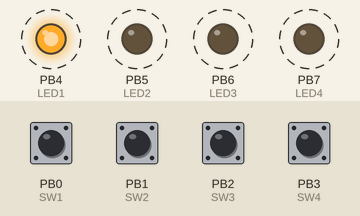
Recording of a program running on a simulated ATmega164P, CodeVisionAVR source translated, built with avr-gcc and emulated at 20 MHz. Parts: output pins drawn as LEDs (lit = HIGH). Dashed ring = blinking. The inputs (shaded band) are chosen by the test bench; at power-on: PB0 (SW1), PB1 (SW2), PB2 (SW3), PB3 (SW4) HIGH. Random numbers use the default seed unless the program sets one.

Above: at 3.27 s.
3.3 s: PB0 (SW1) pulled LOW for 3.2 s
At 4.4 s:
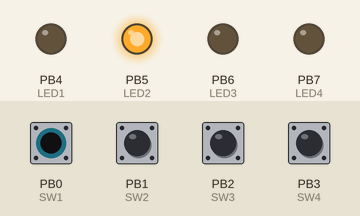
8.0 s: PB0 (SW1) pulled LOW for 1 s
At 10.2 s:
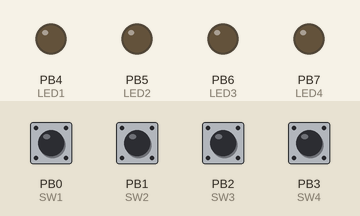
Timing chart, 0 to 11.7 s (numbered marks = the images above; inputs shaded):
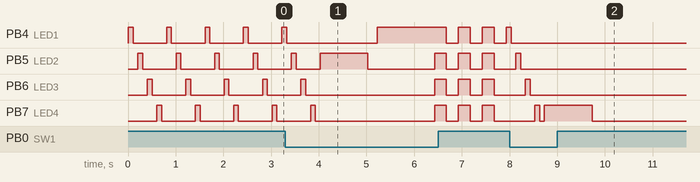

The program:

main.c
```c
// (licence header left out)
// I/O Registers definitions
#include <mega164a.h>
#include <delay.h>
#include <stdlib.h>

#define DATA_REGISTER_EMPTY (1<<UDRE0)
#define RX_COMPLETE (1<<RXC0)
#define FRAMING_ERROR (1<<FE0)
#define PARITY_ERROR (1<<UPE0)
#define DATA_OVERRUN (1<<DOR0)

#define LED1 PORTB.4
#define LED2 PORTB.5
#define LED3 PORTB.6
#define LED4 PORTB.7

#define SW1 PINB.0
#define SW2 PINB.1
#define SW3 PINB.2
#define SW4 PINB.3
#define MAX_LEVEL 100

// Write a character to the USART1 Transmitter
#pragma used+
void putchar1(char c)
{
while ((UCSR1A & DATA_REGISTER_EMPTY)==0);
UDR1=c;
}
#pragma used-

// Declare your global variables here

int Current_Level[MAX_LEVEL];
int Sequence_Input[MAX_LEVEL];
int level = 1;
int Sequence_Step_Delay = 1000;

void All_LED_Off()
{
    LED1=0;
    LED2=0;
    LED3=0;
    LED4=0;
}

void All_LED_On()
{
    LED1=1;
    LED2=1;
    LED3=1;
    LED4=1;
}

void generate_Current_Level()
{

  unsigned int i;
  for ( i = 0; i < MAX_LEVEL; i++)
    Current_Level[i] = rand() % 4;


}

void show_Current_Level()
{
 unsigned int i;
 All_LED_Off();

  for ( i = 0; i < level; i++)
  {
   switch(Current_Level[i])
   {
        case 0:
                 LED1=1;
                 delay_ms(Sequence_Step_Delay);
                 LED1=0;
                 delay_ms(200);
        break;
        case 1:
                LED2=1;
                delay_ms(Sequence_Step_Delay);
                LED2=0;
                delay_ms(200);
        break;
        case 2:
               LED3=1;
               delay_ms(Sequence_Step_Delay);
               LED3=0;
               delay_ms(200);
        break;
        case 3:
               LED4=1;
               delay_ms(Sequence_Step_Delay);
               LED4=0;
               delay_ms(200);
        break;
   }

  }
}

void right_Current_Level() {
  All_LED_Off();
  delay_ms(250);

  All_LED_On();
  delay_ms(500);

  All_LED_Off();
  delay_ms(500);

  if (level < MAX_LEVEL) {
    level++;
  }
  Sequence_Step_Delay -= 50; //increases difficulty
}

void wrong_Current_Level()
{
  unsigned int i;
  for ( i = 0; i < 3; i++)
  {
    All_LED_On();
    delay_ms(250);
    All_LED_Off();
    delay_ms(250);
  }

  level = 1;
  Sequence_Step_Delay = 1000;
}

void get_Current_Level()
{
  int flag = 0; //flag correct Current_Level
  unsigned int i;

  for (i = 0; i < level; i++)
  {
    flag = 0;

    while (flag == 0)
    {

      if (!SW1)
      {
        LED1=1;
        delay_ms(Sequence_Step_Delay);
        Sequence_Input[i] = 0;
        flag = 1;
        delay_ms(200);

        if (Sequence_Input[i] != Current_Level[i]) {
          wrong_Current_Level();
          return;
        }
        LED1=0;
      }

      if (!SW2)
       {
        LED2=1;
        delay_ms(Sequence_Step_Delay);
        Sequence_Input[i] = 1;
        flag = 1;
        delay_ms(200);

        if (Sequence_Input[i] != Current_Level[i]) {
          wrong_Current_Level();
          return;
        }
        LED2=0;
      }

      if (!SW3)
      {
        LED3=1;
        delay_ms(Sequence_Step_Delay);
        Sequence_Input[i] = 2;
        flag = 1;
        delay_ms(200);

        if (Sequence_Input[i] != Current_Level[i]) {
          wrong_Current_Level();
          return;
        }
        LED3=0;
      }

      if (!SW4) {
        LED4=1;
        delay_ms(Sequence_Step_Delay);
        Sequence_Input[i] = 3;
        flag = 1;
        delay_ms(200);

        if (Sequence_Input[i] != Current_Level[i]) {
          wrong_Current_Level();
          return;
        }
        LED4=0;
      }
    }
  }
  if(i==MAX_LEVEL)
  {
    for(i=0;i<10;i++)
    {
        All_LED_Off();
        delay_ms(100);
        All_LED_On();
        delay_ms(100);
    }
    wrong_Current_Level();

  }
  else
    right_Current_Level();
}

void Led_Flash()
{
    LED1=1;
    delay_ms(100);
    LED1=0;
    delay_ms(100);

    LED2=1;
    delay_ms(100);
    LED2=0;
    delay_ms(100);

    LED3=1;
    delay_ms(100);
    LED3=0;
    delay_ms(100);

    LED4=1;
    delay_ms(100);
    LED4=0;
    delay_ms(100);
}


void main(void)
{
// Declare your local variables here
// Crystal Oscillator division factor: 1
#pragma optsize-
CLKPR=(1<<CLKPCE);
CLKPR=(0<<CLKPCE) | (0<<CLKPS3) | (0<<CLKPS2) | (0<<CLKPS1) | (0<<CLKPS0);
#ifdef _OPTIMIZE_SIZE_
#pragma optsize+
#endif

// Input/Output Ports initialization
// Port A initialization
// Function: Bit7=In Bit6=In Bit5=In Bit4=In Bit3=In Bit2=In Bit1=In Bit0=In
DDRA=(0<<DDA7) | (0<<DDA6) | (0<<DDA5) | (0<<DDA4) | (0<<DDA3) | (0<<DDA2) | (0<<DDA1) | (0<<DDA0);
// State: Bit7=T Bit6=T Bit5=T Bit4=T Bit3=T Bit2=T Bit1=T Bit0=T
PORTA=(0<<PORTA7) | (0<<PORTA6) | (0<<PORTA5) | (0<<PORTA4) | (0<<PORTA3) | (0<<PORTA2) | (0<<PORTA1) | (0<<PORTA0);

// Port B initialization
// Function: Bit7=Out Bit6=Out Bit5=Out Bit4=Out Bit3=In Bit2=In Bit1=In Bit0=In
DDRB=(1<<DDB7) | (1<<DDB6) | (1<<DDB5) | (1<<DDB4) | (0<<DDB3) | (0<<DDB2) | (0<<DDB1) | (0<<DDB0);
// State: Bit7=0 Bit6=0 Bit5=0 Bit4=0 Bit3=P Bit2=P Bit1=P Bit0=P
PORTB=(0<<PORTB7) | (0<<PORTB6) | (0<<PORTB5) | (0<<PORTB4) | (1<<PORTB3) | (1<<PORTB2) | (1<<PORTB1) | (1<<PORTB0);

// Port C initialization
// Function: Bit7=In Bit6=In Bit5=In Bit4=In Bit3=In Bit2=In Bit1=In Bit0=In
DDRC=(0<<DDC7) | (0<<DDC6) | (0<<DDC5) | (0<<DDC4) | (0<<DDC3) | (0<<DDC2) | (0<<DDC1) | (0<<DDC0);
// State: Bit7=T Bit6=T Bit5=T Bit4=T Bit3=T Bit2=T Bit1=T Bit0=T
PORTC=(0<<PORTC7) | (0<<PORTC6) | (0<<PORTC5) | (0<<PORTC4) | (0<<PORTC3) | (0<<PORTC2) | (0<<PORTC1) | (0<<PORTC0);

// Port D initialization
// Function: Bit7=In Bit6=In Bit5=In Bit4=In Bit3=In Bit2=In Bit1=In Bit0=In
DDRD=(0<<DDD7) | (0<<DDD6) | (0<<DDD5) | (0<<DDD4) | (0<<DDD3) | (0<<DDD2) | (0<<DDD1) | (0<<DDD0);
// State: Bit7=T Bit6=T Bit5=T Bit4=T Bit3=T Bit2=T Bit1=T Bit0=T
PORTD=(0<<PORTD7) | (0<<PORTD6) | (0<<PORTD5) | (0<<PORTD4) | (0<<PORTD3) | (0<<PORTD2) | (0<<PORTD1) | (0<<PORTD0);

// Timer/Counter 0 initialization
// Clock source: System Clock
// Clock value: Timer 0 Stopped
// Mode: Normal top=0xFF
// OC0A output: Disconnected
// OC0B output: Disconnected
TCCR0A=(0<<COM0A1) | (0<<COM0A0) | (0<<COM0B1) | (0<<COM0B0) | (0<<WGM01) | (0<<WGM00);
TCCR0B=(0<<WGM02) | (0<<CS02) | (0<<CS01) | (0<<CS00);
TCNT0=0x00;
OCR0A=0x00;
OCR0B=0x00;

// Timer/Counter 1 initialization
// Clock source: System Clock
// Clock value: Timer1 Stopped
// Mode: Normal top=0xFFFF
// OC1A output: Disconnected
// OC1B output: Disconnected
// Noise Canceler: Off
// Input Capture on Falling Edge
// Timer1 Overflow Interrupt: Off
// Input Capture Interrupt: Off
// Compare A Match Interrupt: Off
// Compare B Match Interrupt: Off
TCCR1A=(0<<COM1A1) | (0<<COM1A0) | (0<<COM1B1) | (0<<COM1B0) | (0<<WGM11) | (0<<WGM10);
TCCR1B=(0<<ICNC1) | (0<<ICES1) | (0<<WGM13) | (0<<WGM12) | (0<<CS12) | (0<<CS11) | (0<<CS10);
TCNT1H=0x00;
TCNT1L=0x00;
ICR1H=0x00;
ICR1L=0x00;
OCR1AH=0x00;
OCR1AL=0x00;
OCR1BH=0x00;
OCR1BL=0x00;

// Timer/Counter 2 initialization
// Clock source: System Clock
// Clock value: Timer2 Stopped
// Mode: Normal top=0xFF
// OC2A output: Disconnected
// OC2B output: Disconnected
ASSR=(0<<EXCLK) | (0<<AS2);
TCCR2A=(0<<COM2A1) | (0<<COM2A0) | (0<<COM2B1) | (0<<COM2B0) | (0<<WGM21) | (0<<WGM20);
TCCR2B=(0<<WGM22) | (0<<CS22) | (0<<CS21) | (0<<CS20);
TCNT2=0x00;
OCR2A=0x00;
OCR2B=0x00;

// Timer/Counter 0 Interrupt(s) initialization
TIMSK0=(0<<OCIE0B) | (0<<OCIE0A) | (0<<TOIE0);

// Timer/Counter 1 Interrupt(s) initialization
TIMSK1=(0<<ICIE1) | (0<<OCIE1B) | (0<<OCIE1A) | (0<<TOIE1);

// Timer/Counter 2 Interrupt(s) initialization
TIMSK2=(0<<OCIE2B) | (0<<OCIE2A) | (0<<TOIE2);

// External Interrupt(s) initialization
// INT0: Off
// INT1: Off
// INT2: Off
// Interrupt on any change on pins PCINT0-7: Off
// Interrupt on any change on pins PCINT8-15: Off
// Interrupt on any change on pins PCINT16-23: Off
// Interrupt on any change on pins PCINT24-31: Off
EICRA=(0<<ISC21) | (0<<ISC20) | (0<<ISC11) | (0<<ISC10) | (0<<ISC01) | (0<<ISC00);
EIMSK=(0<<INT2) | (0<<INT1) | (0<<INT0);
PCICR=(0<<PCIE3) | (0<<PCIE2) | (0<<PCIE1) | (0<<PCIE0);

// USART0 initialization
// USART0 disabled
UCSR0B=(0<<RXCIE0) | (0<<TXCIE0) | (0<<UDRIE0) | (0<<RXEN0) | (0<<TXEN0) | (0<<UCSZ02) | (0<<RXB80) | (0<<TXB80);

// USART1 initialization
// Communication Parameters: 8 Data, 1 Stop, No Parity
// USART1 Receiver: Off
// USART1 Transmitter: On
// USART1 Mode: Asynchronous
// USART1 Baud Rate: 9600
UCSR1A=(0<<RXC1) | (0<<TXC1) | (0<<UDRE1) | (0<<FE1) | (0<<DOR1) | (0<<UPE1) | (0<<U2X1) | (0<<MPCM1);
UCSR1B=(0<<RXCIE1) | (0<<TXCIE1) | (0<<UDRIE1) | (0<<RXEN1) | (1<<TXEN1) | (0<<UCSZ12) | (0<<RXB81) | (0<<TXB81);
UCSR1C=(0<<UMSEL11) | (0<<UMSEL10) | (0<<UPM11) | (0<<UPM10) | (0<<USBS1) | (1<<UCSZ11) | (1<<UCSZ10) | (0<<UCPOL1);
UBRR1H=0x00;
UBRR1L=0x81;

// Analog Comparator initialization
// Analog Comparator: Off
// The Analog Comparator's positive input is
// connected to the AIN0 pin
// The Analog Comparator's negative input is
// connected to the AIN1 pin
ACSR=(1<<ACD) | (0<<ACBG) | (0<<ACO) | (0<<ACI) | (0<<ACIE) | (0<<ACIC) | (0<<ACIS1) | (0<<ACIS0);
ADCSRB=(0<<ACME);
// Digital input buffer on AIN0: On
// Digital input buffer on AIN1: On
DIDR1=(0<<AIN0D) | (0<<AIN1D);

// ADC initialization
// ADC disabled
ADCSRA=(0<<ADEN) | (0<<ADSC) | (0<<ADATE) | (0<<ADIF) | (0<<ADIE) | (0<<ADPS2) | (0<<ADPS1) | (0<<ADPS0);

// SPI initialization
// SPI disabled
SPCR=(0<<SPIE) | (0<<SPE) | (0<<DORD) | (0<<MSTR) | (0<<CPOL) | (0<<CPHA) | (0<<SPR1) | (0<<SPR0);

// TWI initialization
// TWI disabled
TWCR=(0<<TWEA) | (0<<TWSTA) | (0<<TWSTO) | (0<<TWEN) | (0<<TWIE);

while (1)
    {
     if (level == 1)
     {
        generate_Current_Level();
        Led_Flash();
     }

     if ( (SW1==0) || (level != 1))
      {
        show_Current_Level();
        get_Current_Level();
      }

    }

}
```
